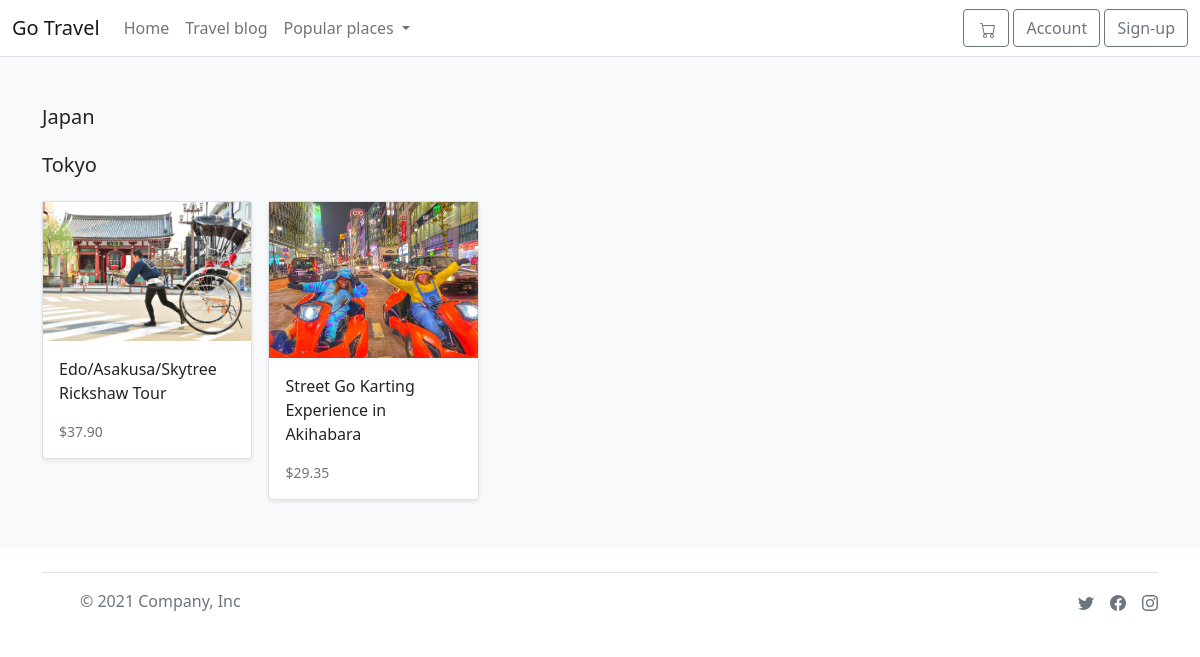
Screenshot of /search/tokyo/ with the database file from the repository.
### store/models.py (models this page shows, shortened)
class Category(models.Model):
    city = models.CharField(max_length=255, db_index=True)
    country = models.CharField(max_length=255)
    slug = models.SlugField(max_length=255, unique=True)
    class Meta:
        verbose_name_plural='categories'
    def get_absolute_url(self):
        return reverse('store:category_list', args=[self.slug])

class Product(models.Model):
    category = models.ForeignKey(Category, related_name='product', on_delete=models.CASCADE)
    created_by = models.ForeignKey(settings.AUTH_USER_MODEL, on_delete=models.CASCADE,related_name='product_creator')
    trip_name = models.CharField(max_length=255)
    trip_city = models.CharField(max_length=255)
    description = models.TextField(blank=True)
    image = models.ImageField(upload_to='images/')
    slug = models.SlugField(max_length=255)
    price = models.DecimalField(max_digits=6, decimal_places=2)
    availability = models.BooleanField(default=True)
    created = models.DateTimeField(auto_now_add=True)
    updated = models.DateTimeField(auto_now=True)
    is_active = models.BooleanField(default=True)
    location = models.CharField(max_length=500)
    objects = models.Manager()
    products = ProductManager()
    class Meta:
        verbose_name_plural='Products'
        ordering = ('-created', )
    def get_absolute_url(self):
        return reverse('store:product_detail', args=[self.slug])

### store/views.py (the view)
# urls.py: path('search/<slug:category_slug>/', views.category_list, name='category_list')
def category_list(request, category_slug=None):
    category = get_object_or_404(Category, slug=category_slug )
    products = Product.objects.filter(category=category)
    return render (request, 'store/products/category.html',{'category':category, 'products':products})

### basket/basket.py (called while the page is built)
    def __len__(self):
        return sum(item['qty'] for item in self.basket.values())

### basket/context_processor.py (called while the page is built)
def basket(request):
    return {'basket': Basket(request)}

### store/context_processor.py (called while the page is built)
def categories(request):
    return {
        'categories': Category.objects.all()
    }

### templates/store/products/category.html (shortened to what this page needs)
{% extends "../base.html" %}
{% load static %}
{% block content %}
<main>
  <div class="album py-5 bg-light">
    <div class="container">
      <div class="pb-3 h5">{{category.country|title}}</div>
      <div class="pb-3 h5">{{category.city|title}}</div>
      <div class="row row-cols-1 row-cols-sm-2 row-cols-md-5 g-3">
        {% for product in products %}
        <div class="col">
          <div class="card shadow-sm">
            <img class="img-fluid" alt="Responsive image" src="{{ product.image.url }}">
            <div class="card-body">
              <p class="card-text">
                <a class="text-dark text-decoration-none" href="{{ product.get_absolute_url }}">{{ product.trip_name }}</a>
              </p>
              <div class="d-flex justify-content-between align-items-center">
                <small class="text-muted">${{ product.price }}</small>
              </div>
            </div>
          </div>
        </div>
        {% endfor %}
      </div>
    </div>
  </div>
</main>
{% endblock %}

### rows the page displays
Category: country "Japan", city "Tokyo"
Product: image (picture), trip_name "Edo/Asakusa/Skytree Rickshaw Tour", price "37.90"
Product: image (picture), trip_name "Street Go Karting Experience in Akihabara", price "29.35"
